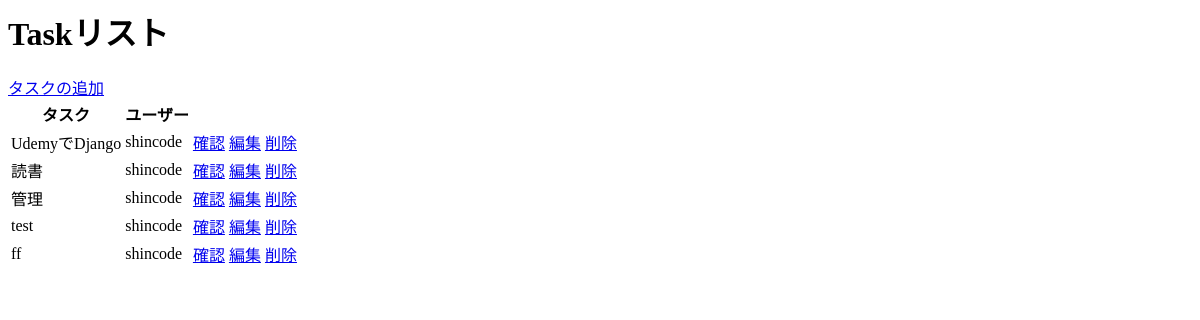
The app's page /, older data.
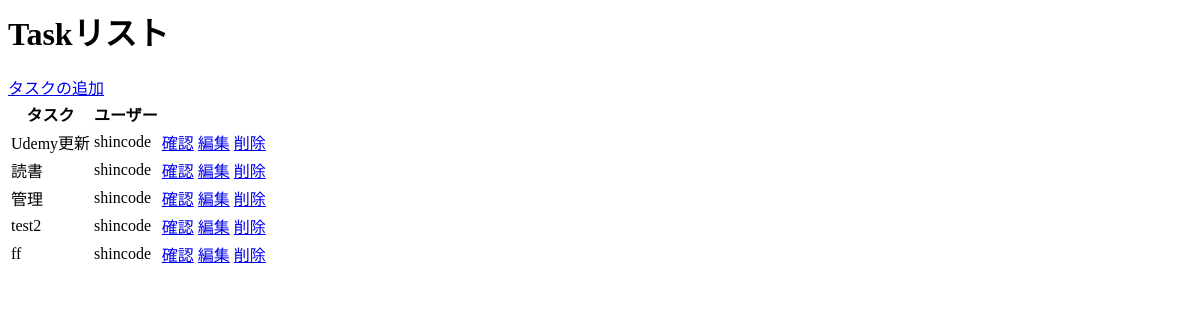
The same page, newer data.
### todoapp/models.py (models this page shows, shortened)
class Task(models.Model):
    user = models.ForeignKey(User, on_delete=models.CASCADE, null=True, blank=True)
    title = models.CharField(max_length=100)
    description = models.TextField(null=True, blank=True)
    compleated = models.BooleanField(default=False)
    createdDate = models.DateTimeField(auto_created=True)
    class Meta:
        ordering = ["compleated"]

### todoapp/views.py (the view)
# urls.py: path("", TaskList.as_view(), name="tasks"),
class TaskList(ListView):
    model = Task
    context_object_name = "tasks"

### todoapp/templates/todoapp/task_list.html
<h1>Taskリスト</h1>
<a href="{% url 'create-task' %}">タスクの追加</a>
<table>
    <tr>
        <th>タスク</th>
        <th>ユーザー</th>
    </tr>
    {% for task in tasks %}
    <tr>
        <td>{{task.title}}</td>
        <td>{{task.user}}</td>
        <td><a href="{% url 'task' task.id %}">確認</a></td>
        <td><a href="{% url 'edit-task' task.id %}">編集</a></td>
        <td><a href="{% url 'delete-task' task.id %}">削除</a></td>
    </tr>
    {% endfor %}
</table>

Row changes from the older to the newer data that the page shows:
changed Task: title "UdemyでDjango" → "Udemy更新"
changed Task: title "test" → "test2"
